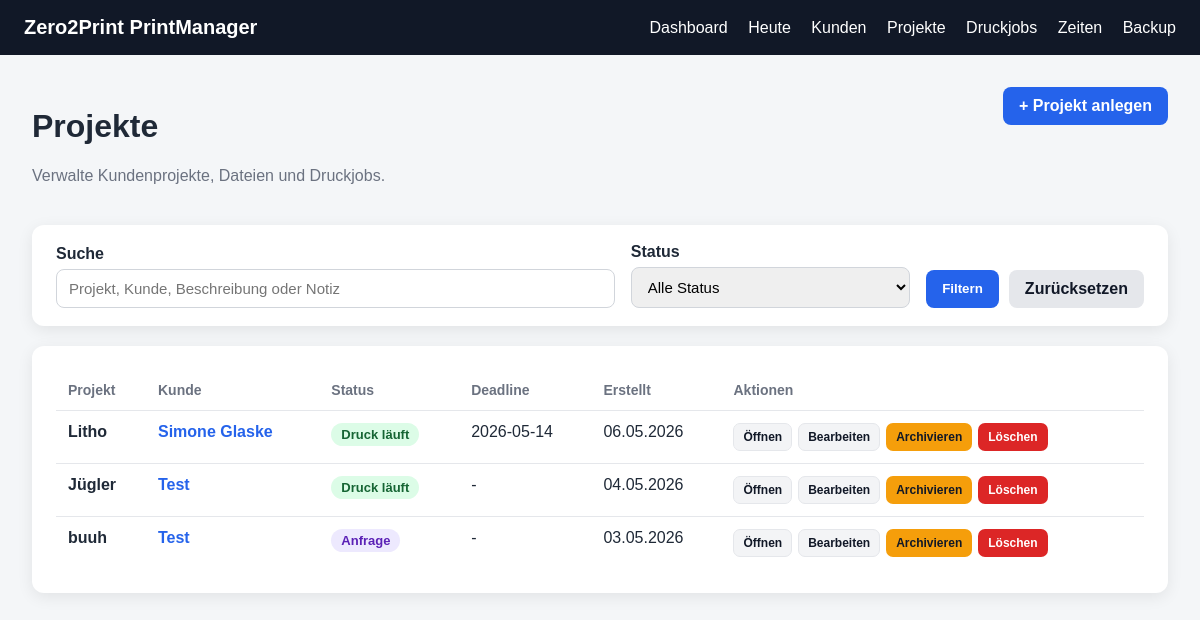
Page /projects on the earlier database version.
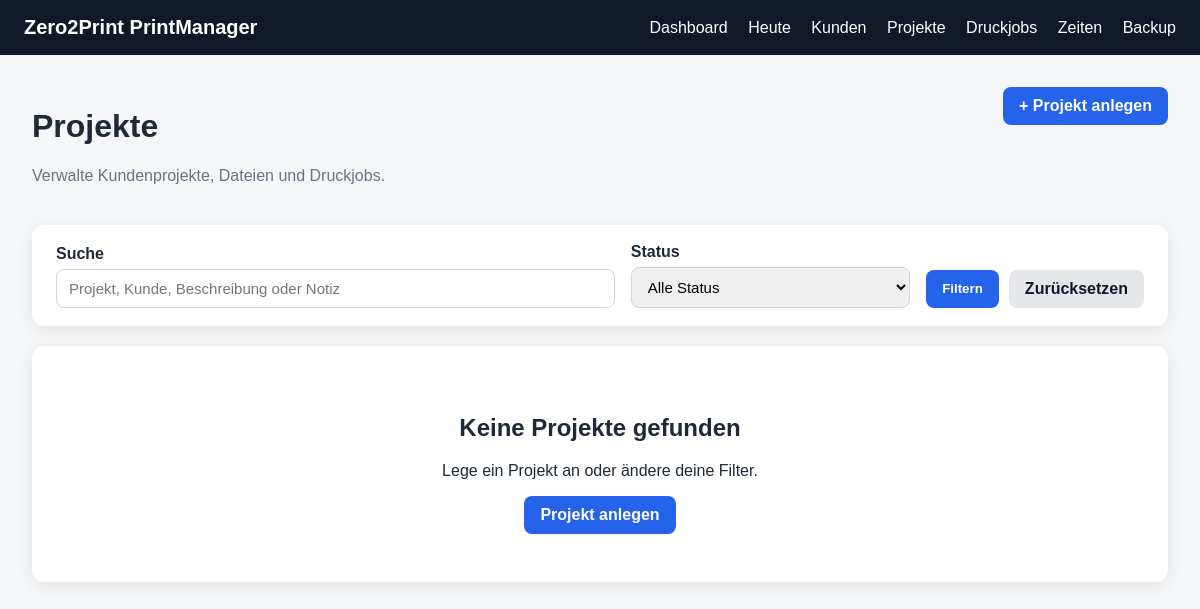
Same page on the later database version.
### app/models.py (models this page shows)
class Project(Base):
    __tablename__ = "projects"
    id = Column(Integer, primary_key=True, index=True)
    customer_id = Column(Integer, ForeignKey("customers.id"), nullable=False)
    name = Column(String, nullable=False)
    description = Column(Text, nullable=True)
    status = Column(String, default="Anfrage")
    deadline = Column(String, nullable=True)
    note = Column(Text, nullable=True)
    created_at = Column(DateTime, default=datetime.utcnow)
    customer = relationship("Customer", back_populates="projects")
    files = relationship(
        "ProjectFile",
        back_populates="project",
        cascade="all, delete-orphan"
    )
    print_jobs = relationship(
        "PrintJob",
        back_populates="project",
        cascade="all, delete-orphan"
    )
    time_entries = relationship(
        "TimeEntry",
        back_populates="project",
        cascade="all, delete-orphan"
    )

class Customer(Base):
    __tablename__ = "customers"
    id = Column(Integer, primary_key=True, index=True)
    name = Column(String, nullable=False)
    email = Column(String, nullable=True)
    phone = Column(String, nullable=True)
    note = Column(Text, nullable=True)
    created_at = Column(DateTime, default=datetime.utcnow)
    projects = relationship(
        "Project",
        back_populates="customer",
        cascade="all, delete-orphan"
    )

### app/routes/projects.py (the view)
@router.get("")
def projects_index(
    request: Request,
    q: str = Query(default=""),
    status: str = Query(default=""),
    db: Session = Depends(get_db)
):
    query = db.query(Project).join(Customer)
    search = q.strip()
    selected_status = status.strip()
    if search:
        query = query.filter(
            or_(
                Project.name.ilike(f"%{search}%"),
                Project.description.ilike(f"%{search}%"),
                Project.note.ilike(f"%{search}%"),
                Customer.name.ilike(f"%{search}%"),
            )
        )
    if selected_status:
        query = query.filter(Project.status == selected_status)
    projects = query.order_by(Project.created_at.desc()).all()
    return templates.TemplateResponse(
        request=request,
        name="projects.html",
        context={
            "title": "Projekte",
            "projects": projects,
            "q": search,
            "selected_status": selected_status,
            "statuses": PROJECT_STATUSES
        }
    )

### app/templates/projects.html (shortened to what this page needs)
{% extends "base.html" %}
{% block content %}
<div class="page-header">
    <div>
        <h1>Projekte</h1>
        <p class="muted">Verwalte Kundenprojekte, Dateien und Druckjobs.</p>
    </div>
    <a class="btn" href="/projects/new">+ Projekt anlegen</a>
</div>
<div class="filter-card">
    <form method="get" action="/projects" class="filter-form">
        <div class="filter-field">
            <label for="q">Suche</label>
            <input type="text" id="q" name="q" value="{{ q or '' }}" placeholder="Projekt, Kunde, Beschreibung oder Notiz">
        </div>
        <div class="filter-field">
            <label for="status">Status</label>
            <select id="status" name="status">
                <option value="">Alle Status</option>
            </select>
        </div>
        <div class="filter-actions">
            <button class="btn" type="submit">Filtern</button>
            <a class="btn-secondary" href="/projects">Zurücksetzen</a>
        </div>
    </form>
</div>
{% if projects %}
<div class="table-card">
    <table>
        <thead>
            <tr>
                <th>Projekt</th>
                <th>Kunde</th>
                <th>Status</th>
                <th>Deadline</th>
                <th>Erstellt</th>
                <th>Aktionen</th>
            </tr>
        </thead>
        <tbody>
            {% for project in projects %}
            <tr>
                <td><strong>{{ project.name }}</strong></td>
                <td>
                    <a class="link-btn" href="/customers/{{ project.customer.id }}">
                        {{ project.customer.name }}
                    </a>
                </td>
                <td>
                    <span class="status-pill {{ status_class(project.status) }}">
                        {{ project.status }}
                    </span>
                </td>
                <td>{{ project.deadline or "-" }}</td>
                <td>{{ project.created_at.strftime("%d.%m.%Y") }}</td>
                <td>
                    <div class="quick-actions">
                        <a class="quick-link" href="/projects/{{ project.id }}">Öffnen</a>
                        <a class="quick-link" href="/projects/{{ project.id }}/edit">Bearbeiten</a>
                        <form method="post" action="/projects/{{ project.id }}/archive" onsubmit="return confirm('Projekt archivieren?');">
                            <button class="quick-btn warning" type="submit">Archivieren</button>
                        </form>
                        <form method="post" action="/projects/{{ project.id }}/delete" onsubmit="return confirm('Projekt {{ project.name }} wirklich löschen? Dabei werden auch Druckjobs, Zeiten, Dateien, PDFs und QR-Codes gelöscht.');">
                            <button class="quick-btn danger" type="submit">Löschen</button>
                        </form>
                    </div>
                </td>
            </tr>
            {% endfor %}
        </tbody>
    </table>
</div>
{% else %}
<div class="empty-state">
    <h2>Keine Projekte gefunden</h2>
    <p>Lege ein Projekt an oder ändere deine Filter.</p>
    <a class="btn" href="/projects/new">Projekt anlegen</a>
</div>
{% endif %}
{% endblock %}

### app/templates/base.html (shortened to what this page needs)
<!DOCTYPE html>
<html lang="de">
<head>
    <link rel="stylesheet" href="/static/style.css">
</head>
<body>
<header class="topbar">
    <div class="brand">Zero2Print PrintManager</div>
    <nav>
        <a href="/">Dashboard</a>
        <a href="/today">Heute</a>
        <a href="/customers">Kunden</a>
        <a href="/projects">Projekte</a>
        <a href="/jobs">Druckjobs</a>
        <a href="/time">Zeiten</a>
        <a href="/backup">Backup</a>
    </nav>
</header>
<main class="container">
    {% block content %}{% endblock %}
</main>
</body>
</html>

### app/static/style.css (style rules this page uses)
* { box-sizing: border-box; }
body { margin: 0; font-family: Arial, sans-serif; background: #f4f6f8; color: #1f2937; }
.topbar { background: #111827; color: white; padding: 16px 24px; display: flex; justify-content: space-between; align-items: center; }
.brand { font-weight: bold; font-size: 20px; }
nav a { color: white; text-decoration: none; margin-left: 16px; }
.container { padding: 32px; }
.btn { display: inline-block; border: none; background: #2563eb; color: white; padding: 10px 16px; border-radius: 8px; cursor: pointer; font-weight: bold; margin-top: 0; text-decoration: none; font-family: inherit; }
.page-header { display: flex; justify-content: space-between; align-items: flex-start; margin-bottom: 24px; gap: 16px; }
.muted { color: #6b7280; }
.table-card, .form-card, .empty-state { background: white; border-radius: 12px; padding: 24px; box-shadow: 0 4px 16px rgba(0,0,0,0.08); overflow-x: auto; }
.empty-state { text-align: center; padding: 48px 24px; }
label { display: block; font-weight: bold; margin-bottom: 6px; }
input, textarea, select { width: 100%; padding: 10px 12px; border: 1px solid #d1d5db; border-radius: 8px; font-size: 15px; font-family: inherit; }
.btn-secondary { display: inline-block; background: #e5e7eb; color: #111827; padding: 10px 16px; border-radius: 8px; text-decoration: none; font-weight: bold; font-family: inherit; }
.filter-card { background: white; border-radius: 12px; padding: 18px 24px; box-shadow: 0 4px 16px rgba(0,0,0,0.08); margin-bottom: 20px; }
.filter-form { display: grid; grid-template-columns: 2fr 1fr auto; gap: 16px; align-items: end; }
.filter-field label { display: block; font-weight: bold; margin-bottom: 6px; }
.filter-actions { display: flex; gap: 10px; }

Differences in the rows shown:
removed Project: name "Litho", customer.name "Simone Glaske", status "Druck läuft", deadline "2026-05-14", created_at "06.05.2026"
removed Project: name "Jügler", customer.name "Test", status "Druck läuft", deadline "-", created_at "04.05.2026"
removed Project: name "buuh", customer.name "Test", status "Anfrage", deadline "-", created_at "03.05.2026"
Other differences:
text no longer shown: "Projekt Kunde Status Deadline Erstellt Aktionen"
text now shown: "Keine Projekte gefunden Lege ein Projekt an oder ändere deine Filter. Projekt anlegen"
